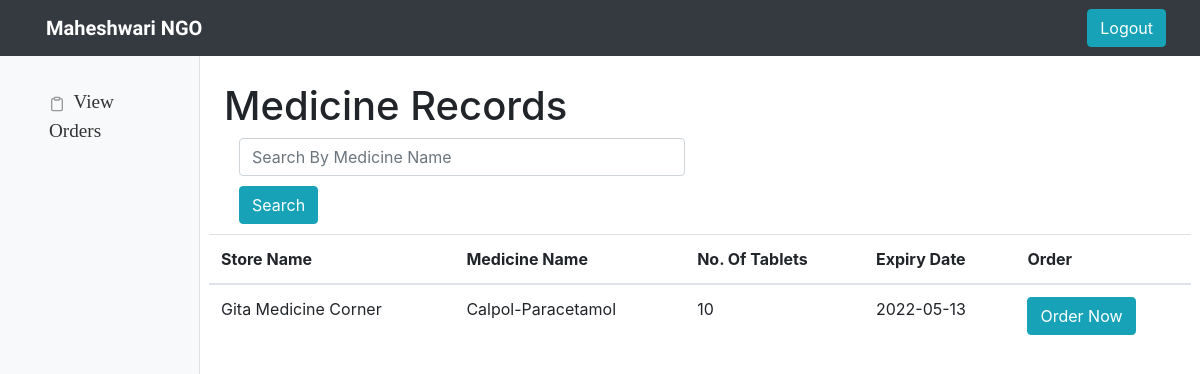
/home/ngo/ngo.php (signed in), run on the app's committed database.
### tables this page shows
CREATE TABLE `pharmacy` (
  `id` int(255) NOT NULL,
  `username` varchar(50) NOT NULL,
  `name` varchar(60) NOT NULL,
  `medicine_name` varchar(50) NOT NULL,
  `number_tablets` int(100) NOT NULL,
  `company_name` varchar(60) NOT NULL,
  `expiry_date` date NOT NULL,
  `lat` float(10,6) DEFAULT NULL,
  `lng` float(10,6) DEFAULT NULL
);

### home/ngo/ngo.php (the view, shortened to what this page needs)
<?php
$mysqli = new mysqli("localhost","root","","recmeds") or die(mysqli_error($mysqli));
$searchKey = "";
$date1 = date("Y-m-d");
$date = strtotime($date1);
?>
<!DOCTYPE html>
<html lang="en" dir="ltr">
  <head>
    <?php require_once 'includes/head.php'; ?>
  </head>
  <body>
    <?php require_once 'includes/header.php'; ?>
    <div  class="container-fluid">
      <?php
      $ch = curl_init();
      $responseJson = curl_exec($ch);
      $response = json_decode($responseJson);
      if ($response->status == 'OK') {
        $latitude = $response->results[0]->geometry->location->lat;
        $longitude = $response->results[0]->geometry->location->lng;
        $mysqli->query("UPDATE ngo SET lat='$latitude',lng='$longitude' WHERE username='{$_SESSION['username']}'") or die($mysqli->error);
      } else {
        var_dump($response);
      }
       ?>
       <div class="row">
           <?php require_once 'includes/sidebar.php'; ?>
           <main role="main" class="col-md-9 ml-sm-auto col-lg-10 px-4">
               <h1 style="margin-top: 10px">Medicine Records</h1>
               <?php
                $result = $mysqli->query("SELECT * from pharmacy");
               ?>
               <form action="" method="POST">
    					    <div class="col-md-6">
    						  <input type="text" name="search" class='form-control' placeholder="Search By Medicine Name" value="<?php echo $searchKey; ?>" >
                  <button class="btn btn-info justify-content-center" style="margin-top:10px; margin-bottom:10px;">Search</button>
                  </div>
      				</form>
               <div class="row justify-content-center">
                 <table class = "table">
                   <thead>
                     <tr>
                       <th>Store Name</th>
                       <th>Medicine Name</th>
                       <th>No. Of Tablets</th>
                       <th>Expiry Date</th>
                       <th>Order</th>
                     </tr>
                   </thead>
                   <?php while ($row = $result->fetch_assoc()): ?>
                     <tr>
                       <?php if((strtotime($row['expiry_date'])-$date)>0): ?>
                       <td><?php echo $row['name']; ?></td>
                       <td><?php echo $row['medicine_name'].'-'.$row['company_name']; ?></td>
                       <td><?php echo $row['number_tablets']; ?></td>
                       <td><?php echo $row['expiry_date']; ?></td>
                       <td>
                          <a href="checkout.php?order=<?php echo $row['id']; ?>"
                           class = "btn btn-info" name="order">Order Now</a>
                       </td>
                       <?php endif; ?>
                     </tr>
                   <?php endwhile; ?>
                 </table>
               </div>
           </main>
       </div>
    </div>
  </body>
</html>

### home/ngo/css/styles.css (style rules this page uses)
body { font-size: .875rem; }
[role="main"] { padding-top: 48px; }

### data on the page
pharmacy: name "Gita Medicine Corner", medicine_name "Calpol", company_name "Paracetamol", number_tablets "10", expiry_date "2022-05-13"

### other printed values
$_SESSION['name'] "Maheshwari NGO"
